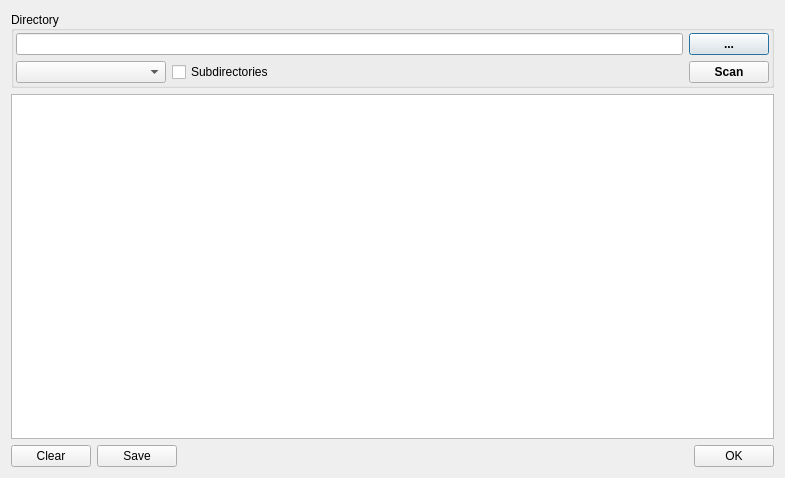
<?xml version="1.0" encoding="UTF-8"?>
<ui version="4.0">
 <class>DialogXScanEngineDirectory</class>
 <widget class="QDialog" name="DialogXScanEngineDirectory">
  <property name="windowModality">
   <enum>Qt::ApplicationModal</enum>
  </property>
  <property name="geometry">
   <rect>
    <x>0</x>
    <y>0</y>
    <width>785</width>
    <height>478</height>
   </rect>
  </property>
  <property name="windowTitle">
   <string>Directory scan</string>
  </property>
  <property name="modal">
   <bool>true</bool>
  </property>
  <layout class="QVBoxLayout" name="verticalLayout_2">
   <item>
    <widget class="QGroupBox" name="groupBoxDirectory">
     <property name="title">
      <string>Directory</string>
     </property>
     <property name="alignment">
      <set>Qt::AlignLeading|Qt::AlignLeft|Qt::AlignVCenter</set>
     </property>
     <layout class="QHBoxLayout" name="horizontalLayout_2">
      <property name="leftMargin">
       <number>2</number>
      </property>
      <property name="topMargin">
       <number>2</number>
      </property>
      <property name="rightMargin">
       <number>2</number>
      </property>
      <property name="bottomMargin">
       <number>2</number>
      </property>
      <item>
       <layout class="QVBoxLayout" name="verticalLayout_3">
        <item>
         <widget class="QLineEdit" name="lineEditDirectoryName"/>
        </item>
        <item>
         <layout class="QHBoxLayout" name="horizontalLayout">
          <item>
           <widget class="XComboBoxEx" name="comboBoxFlags">
            <property name="minimumSize">
             <size>
              <width>150</width>
              <height>0</height>
             </size>
            </property>
           </widget>
          </item>
          <item>
           <widget class="QCheckBox" name="checkBoxScanSubdirectories">
            <property name="text">
             <string>Subdirectories</string>
            </property>
            <property name="checked">
             <bool>false</bool>
            </property>
           </widget>
          </item>
          <item>
           <spacer name="horizontalSpacer">
            <property name="orientation">
             <enum>Qt::Horizontal</enum>
            </property>
            <property name="sizeHint" stdset="0">
             <size>
              <width>158</width>
              <height>20</height>
             </size>
            </property>
           </spacer>
          </item>
         </layout>
        </item>
       </layout>
      </item>
      <item>
       <layout class="QVBoxLayout" name="verticalLayout">
        <item>
         <widget class="QPushButton" name="pushButtonOpenDirectory">
          <property name="font">
           <font>
            <bold>true</bold>
           </font>
          </property>
          <property name="text">
           <string notr="true">...</string>
          </property>
         </widget>
        </item>
        <item>
         <widget class="QPushButton" name="pushButtonScan">
          <property name="font">
           <font>
            <bold>true</bold>
           </font>
          </property>
          <property name="text">
           <string>Scan</string>
          </property>
         </widget>
        </item>
       </layout>
      </item>
     </layout>
    </widget>
   </item>
   <item>
    <widget class="QTextBrowser" name="textBrowserResult">
     <property name="acceptDrops">
      <bool>false</bool>
     </property>
     <property name="readOnly">
      <bool>true</bool>
     </property>
    </widget>
   </item>
   <item>
    <layout class="QHBoxLayout" name="horizontalLayout_3">
     <item>
      <widget class="QPushButton" name="pushButtonClear">
       <property name="text">
        <string>Clear</string>
       </property>
      </widget>
     </item>
     <item>
      <widget class="QPushButton" name="pushButtonSave">
       <property name="text">
        <string>Save</string>
       </property>
      </widget>
     </item>
     <item>
      <spacer name="horizontalSpacer_2">
       <property name="orientation">
        <enum>Qt::Horizontal</enum>
       </property>
       <property name="sizeHint" stdset="0">
        <size>
         <width>40</width>
         <height>20</height>
        </size>
       </property>
      </spacer>
     </item>
     <item>
      <widget class="QPushButton" name="pushButtonOK">
       <property name="text">
        <string>OK</string>
       </property>
      </widget>
     </item>
    </layout>
   </item>
  </layout>
 </widget>
 <customwidgets>
  <customwidget>
   <class>XComboBoxEx</class>
   <extends>QComboBox</extends>
   <header>xcomboboxex.h</header>
  </customwidget>
 </customwidgets>
 <resources/>
 <connections/>
</ui>
